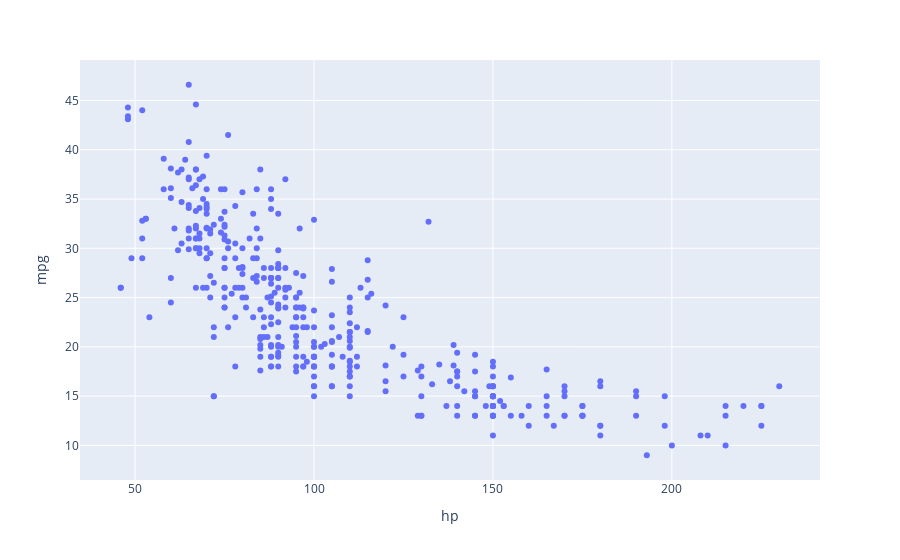

The notebook cell this image was saved under:
### Markdown cell above
Below we plot the MPG vs. hp data.

### Code cell
fig = px.scatter(vehicle_data, x = "hp", y = "mpg")
fig.show()

### Figure 1 — Plotly figure (JSON) as saved in the notebook; plotly's stock layout.template omitted (floating-point values rounded to 4 significant figures; data arrays with more than 128 entries replaced by an {"elided": "..."} marker saying what was removed)
{"data": [{"hovertemplate": "hp=%{x}<br>mpg=%{y}<extra></extra>", "legendgroup": "", "marker": {"color": "#636efa", "symbol": "circle"}, "mode": "markers", "name": "", "orientation": "v", "showlegend": false, "type": "scatter", "x": {"elided": "392 int values"}, "xaxis": "x", "y": {"elided": "392 float values"}, "yaxis": "y"}], "layout": {"legend": {"tracegroupgap": 0}, "margin": {"t": 60}, "xaxis": {"anchor": "y", "domain": [0, 1], "title": {"text": "hp"}}, "yaxis": {"anchor": "x", "domain": [0, 1], "title": {"text": "mpg"}}}}
